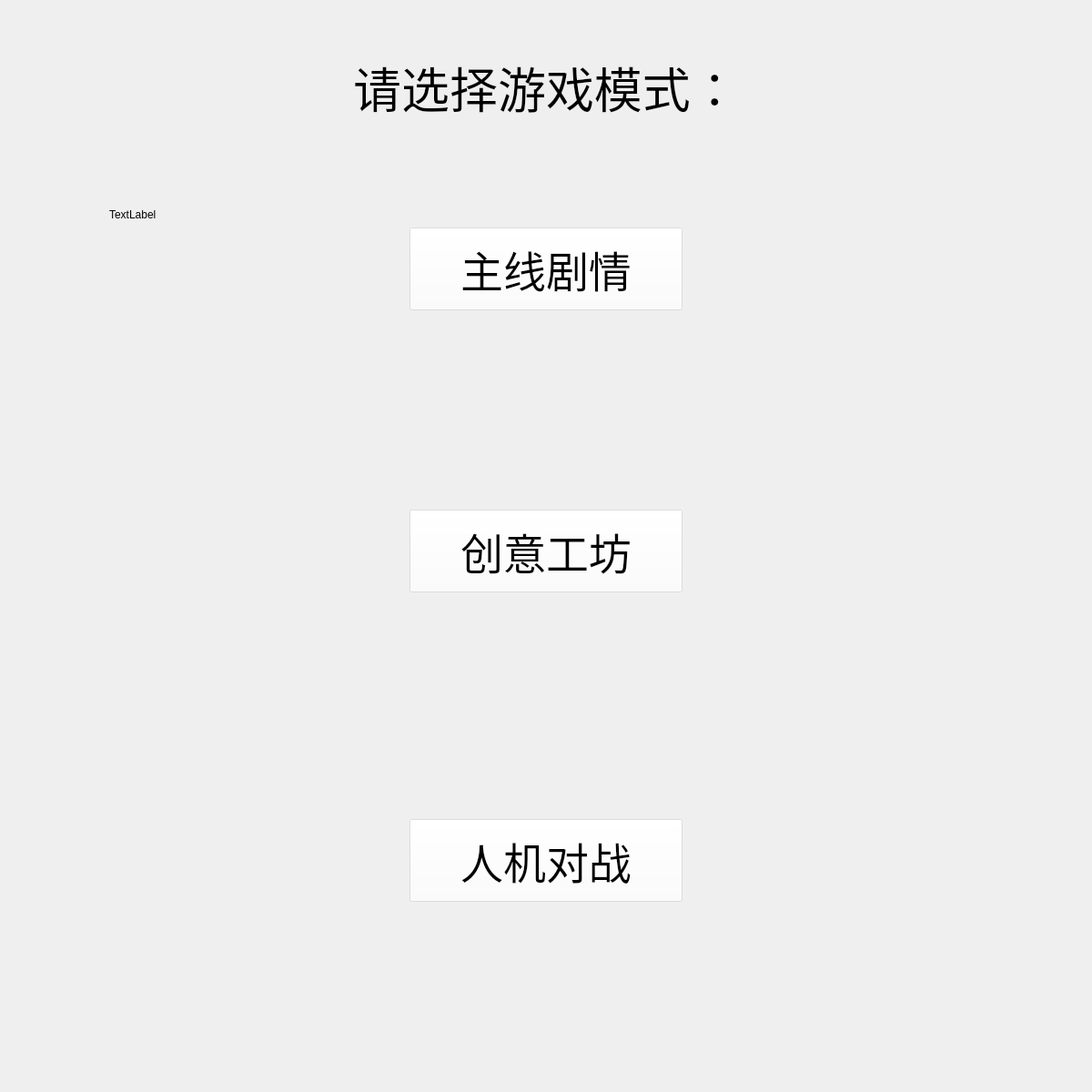
<?xml version="1.0" encoding="UTF-8"?>
<ui version="4.0">
 <class>Mode</class>
 <widget class="QWidget" name="Mode">
  <property name="geometry">
   <rect>
    <x>0</x>
    <y>0</y>
    <width>1200</width>
    <height>1200</height>
   </rect>
  </property>
  <property name="windowTitle">
   <string>Form</string>
  </property>
  <widget class="QLabel" name="label_Background">
   <property name="geometry">
    <rect>
     <x>120</x>
     <y>230</y>
     <width>54</width>
     <height>12</height>
    </rect>
   </property>
   <property name="text">
    <string>TextLabel</string>
   </property>
  </widget>
  <widget class="QLabel" name="label_Select">
   <property name="geometry">
    <rect>
     <x>190</x>
     <y>60</y>
     <width>820</width>
     <height>71</height>
    </rect>
   </property>
   <property name="font">
    <font>
     <family>华文行楷</family>
     <pointsize>40</pointsize>
    </font>
   </property>
   <property name="layoutDirection">
    <enum>Qt::LeftToRight</enum>
   </property>
   <property name="text">
    <string>请选择游戏模式：</string>
   </property>
   <property name="textFormat">
    <enum>Qt::AutoText</enum>
   </property>
   <property name="alignment">
    <set>Qt::AlignCenter</set>
   </property>
  </widget>
  <widget class="QPushButton" name="pushButton_Mainplay">
   <property name="geometry">
    <rect>
     <x>450</x>
     <y>250</y>
     <width>300</width>
     <height>91</height>
    </rect>
   </property>
   <property name="font">
    <font>
     <family>华文新魏</family>
     <pointsize>35</pointsize>
    </font>
   </property>
   <property name="styleSheet">
    <string notr="true">/* 默认状态 */
QPushButton {
    background-color: rgba(255,255, 255, 40%);
    color: black;
}

/* 鼠标悬停 */
QPushButton:hover {
    background-color:rgba(230,180, 94, 100%)
}</string>
   </property>
   <property name="text">
    <string>主线剧情</string>
   </property>
  </widget>
  <widget class="QPushButton" name="pushButton_CreateWork">
   <property name="geometry">
    <rect>
     <x>450</x>
     <y>560</y>
     <width>300</width>
     <height>91</height>
    </rect>
   </property>
   <property name="font">
    <font>
     <family>华文新魏</family>
     <pointsize>35</pointsize>
    </font>
   </property>
   <property name="styleSheet">
    <string notr="true">/* 默认状态 */
QPushButton {
    background-color: rgba(255,255, 255, 40%);
    color: black;
}

/* 鼠标悬停 */
QPushButton:hover {
    background-color:rgba(230,180, 94, 100%)
}</string>
   </property>
   <property name="text">
    <string>创意工坊</string>
   </property>
  </widget>
  <widget class="QPushButton" name="pushButton_Battle">
   <property name="geometry">
    <rect>
     <x>450</x>
     <y>900</y>
     <width>300</width>
     <height>91</height>
    </rect>
   </property>
   <property name="font">
    <font>
     <family>华文新魏</family>
     <pointsize>35</pointsize>
    </font>
   </property>
   <property name="styleSheet">
    <string notr="true">/* 默认状态 */
QPushButton {
    background-color: rgba(255,255, 255, 40%);
    color: black;
}

/* 鼠标悬停 */
QPushButton:hover {
    background-color:rgba(230,180, 94, 100%)
}</string>
   </property>
   <property name="text">
    <string>人机对战</string>
   </property>
  </widget>
 </widget>
 <resources/>
 <connections/>
</ui>
